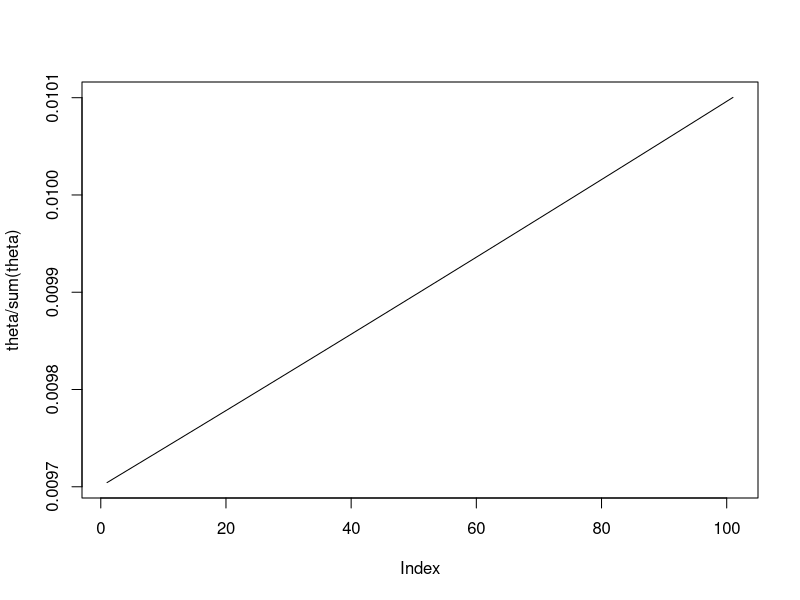
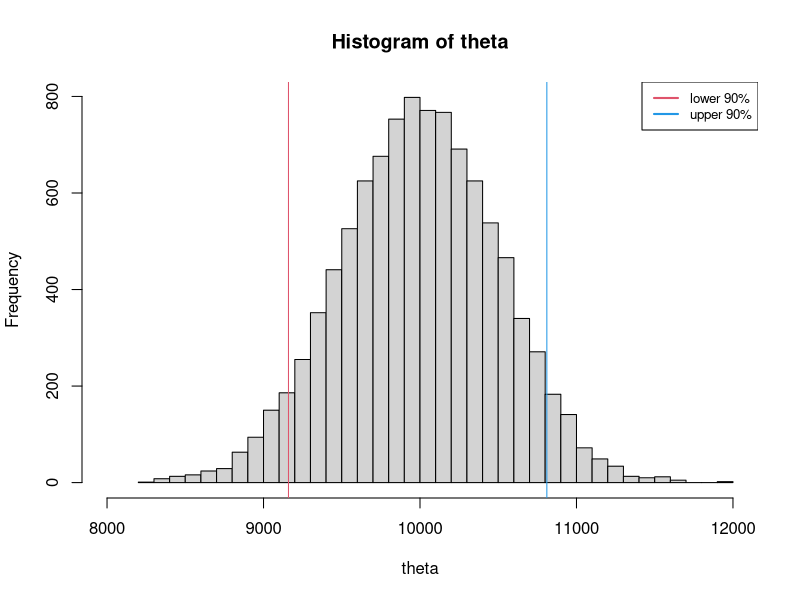
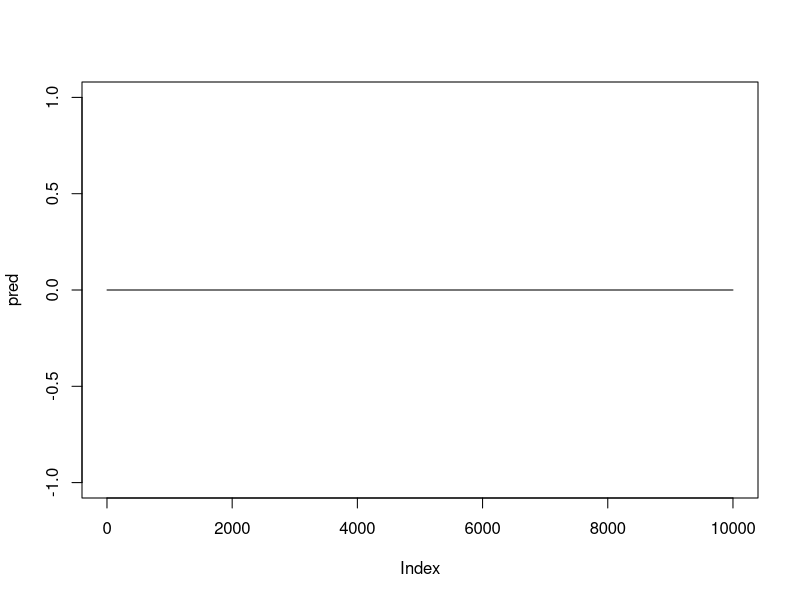

Recreate these plots in R, in order. (Note: this script raises an error after producing the figures.)
## ---- chunk 1
knitr::opts_chunk$set(echo = TRUE)
## ---- chunk 2
# (a)
xgrid=seq(0,1,0.01)
theta=dnorm(xgrid,mean=10000,sd=500)
quantile(theta,probs = c(0.05,0.95))
plot(theta/sum(theta),type='l')


# alternate method
theta=rnorm(10000,10000,500)
cred_interval=quantile(theta,probs = c(0.05,0.95))
hist(theta,50,xlim=c(8000,12000))
abline(v=cred_interval[1],col=2)
abline(v=cred_interval[2],col=4)
legend('topright',c('lower 90%','upper 90%'),col=c(2,4),cex=0.8,lwd=2)
cat('\n 90% equal tail credible interval \n',cred_interval)



## ---- chunk 3
pred=numeric(length = length(theta))
for (i in 1:length(theta)) {
  pred[i]=dpois(1,lambda = theta[i])
}
plot(pred,type = 'l' )
sum(pred/sum(pred))
## ---- chunk 4

## ---- chunk 5

# Model M1
## Prior 
mu_0 = rep(0,1)
Omega_0 = 0.001*diag(1)
v_0 = 1
sigma2_0 = 10
nIter=5000
#No intercept term in M1 as per formulation
M1_draws=BayesLinReg(y=muscle$Length,X=as.matrix(muscle[,2]),
            mu_0, Omega_0, v_0, sigma2_0, nIter)


# Model M1
## Prior 
mu_0 = rep(0,3)
Omega_0 = 0.001*diag(3)
v_0 = 1
sigma2_0 = 10
nIter=5000

M2_draws=BayesLinReg(y=muscle$Length,X=model.matrix(~Conc+I(Conc**2),muscle),
            mu_0, Omega_0, v_0, sigma2_0, nIter)

## ---- chunk 6
#For M1
quantile(M1_draws$betaSample[,1],probs = c(0.025,0.975))

#For M2

quantile(M2_draws$betaSample[,1],probs = c(0.025,0.975))
quantile(M2_draws$betaSample[,2],probs = c(0.025,0.975))
quantile(M2_draws$betaSample[,3],probs = c(0.025,0.975))
